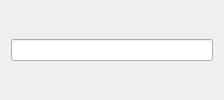
<?xml version="1.0" encoding="UTF-8"?>
<ui version="4.0">
 <class>KWin::ShimmerScriptConfigForm</class>
 <widget class="QWidget" name="KWin::ShimmerScriptConfigForm">
  <property name="geometry">
   <rect>
    <x>0</x>
    <y>0</y>
    <width>224</width>
    <height>100</height>
   </rect>
  </property>
  <layout class="QVBoxLayout" name="verticalLayout">
   <item>
    <widget class="QLineEdit" name="kcfg_shimmerApp"/>
   </item>
  </layout>
 </widget>
 <resources/>
 <connections/>
</ui>
